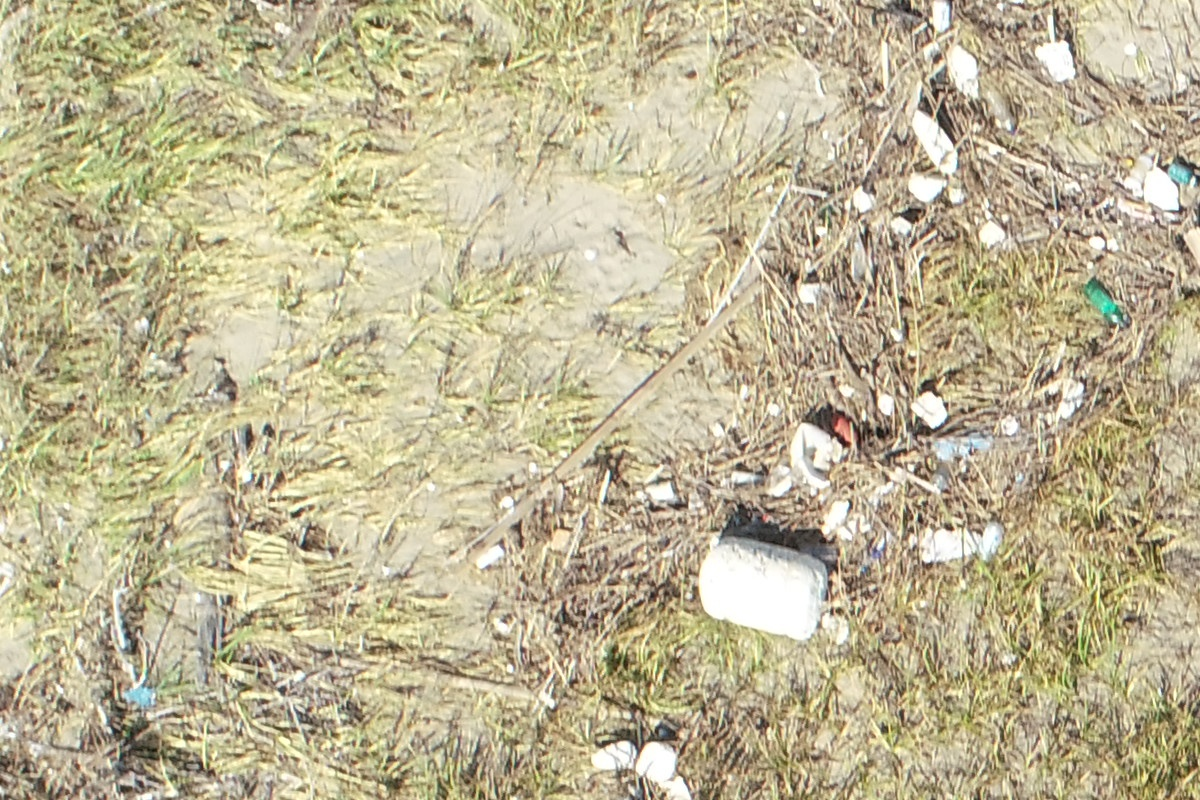
#> input picture ImageStitching2/input/CD_7702-7712/CD_7702.jpg, 1200 x 800 px; its folder holds 3 pictures in this run
$ python main.py
#> lines starting #> are read from the running program, lines starting #| are printed output that depends on the picture
### ImageStitching2/ImageStitcher.py
from pathlib import Path
from PIL import Image

import os, math, cv2, imutils, argparse
import numpy as np


"""
ImageStitcher
Initialized with path str of image folder
stitch() returns stitched single image
"""


class ImageStitcher:
    def __init__(self, input_path):
        self.input_dir = Path(input_path)
        self.output_path = "./output/"
        self.input_images = []

        self.__load_images()

    """ resize : 이미지의 크기가 1MB보다 작아질 떄까지 크기를 점점 줄여나감 """

    def __resize(self, image_path):
#> called with image_path = 'input/CD_7702-7712/CD_7702.jpg'
        image = cv2.imread(image_path)
#> image is the input picture: shape (800, 1200, 3); mean B, G, R 148, 181, 190.7
        width, height = image.shape[:2]
#> width = 800; height = 1200

        if height * width * 3 <= 2 ** 25:
            return image

        i = 2
        t_height, t_width = height, width
        while t_height * t_width * 3 > 2 ** 25:
            t_height = int(t_height / math.sqrt(i))
            t_width = int(t_width / math.sqrt(i))
            i += 1

        height, width = t_height, t_width
        image = Image.open(image_path)
        resized_image = image.resize((height, width))

        image_path = (
            image_path[: -1 * (len(image_path.split(".")[-1]) + 1)]
            + "_resized."
            + image_path.split(".")[-1]
        )

        resized_image.save(image_path)
        image = cv2.imread(image_path)
        os.system("del " + image_path.replace("/", "\\"))

        return image

    """ load_images : 입력 받은 폴더의 모든 파일들을 리사이즈 후 리스트에 로드 """

    def __load_images(self):
        print("🟦 Loading images...")
        for image_path in self.input_dir.rglob("*"):
            print(image_path)
            resized_image = self.__resize(str(image_path))
            self.input_images.append(resized_image)

    """ stitch : 이미지 스티칭 시도, 성공 여부(status)와 결과(stitched) 리턴 """

    def stitch(self):
        print("🟦 Stitching images...")
        stitcher = cv2.createStitcher(ㅓ) if imutils.is_cv3() else cv2.Stitcher_create()
        (status, stitched) = stitcher.stitch(self.input_images)
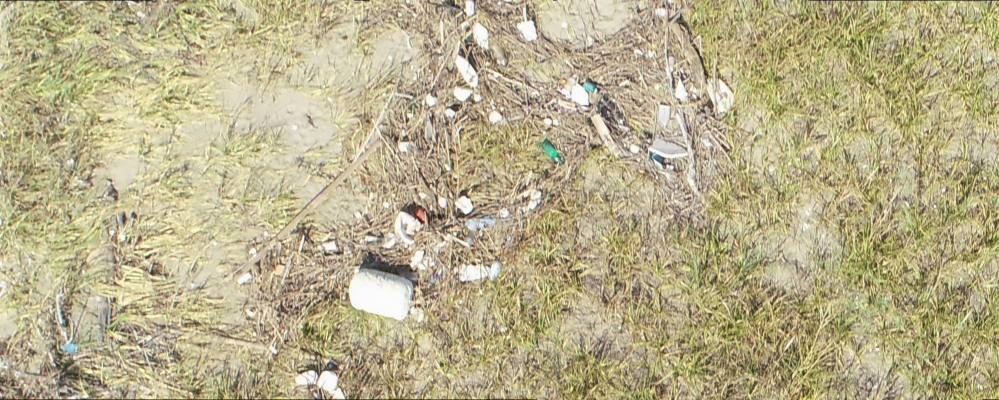
#> stitched: shape (800, 1997, 3) (shown at 1/2 size); mean of channels 0, 1, 2 138.7, 174.9, 184.4; drawn as B, G, R
#> status = 0

        if status == 0:  # Stitching Success
            # write the output stitched image to disk
            print(self.output_path + self.input_dir.name)
            cv2.imwrite(self.output_path + self.input_dir.name + ".jpg", stitched)

        else:  # Stitching Fail
            if status == cv2.STITCHER_ERR_NEED_MORE_IMGS:
                # 이미지를 연결 시키기에 match point가 부족해서 나오는 에러, 이미지를 더 추가해야 함
                print("❗ Stitching failed (1: STITCHER_ERR_NEED_MORE_IMGS)")
            elif status == cv2.STITCHER_ERR_HOMOGRAPHY_EST_FAIL:
                # 2D 이미지 변환을 하지 못하는 에러
                print("❗ Stitching failed (2: STITCHER_ERR_HOMOGRAPHY_EST_FAIL)")
            else:
                # 카메라 위치 에러, 카메라의 방향이 잘못돼서 나오는 에러, 입력 이미지들을 같은 방향으로 회전시키거나 새로운 이미지를 찍어야 함
                print(
                    "❗ Stitching failed (3: STITCHER_ERR_CAMERA_PARAMETERS_ADJUSTMENT_FAIL)"
                )

### ImageStitching2/main.py
from ImageStitcher import ImageStitcher
from LitterDetector import LitterDetector
from Evaluator import Evaluator
from pathlib import Path

""" Initialize folders """
INPUT_PATH = "./input"
STITCHED_PATH = "./stitched"
DETECT_RESULT_PATH = "./detection_result"
EVAL_PATH = "./eval"

input_dir = Path(INPUT_PATH)
stitched_dir = Path(STITCHED_PATH)
detect_result_dir = Path(DETECT_RESULT_PATH)
eval_dir = Path(EVAL_PATH)

Path(input_dir).mkdir(parents=True, exist_ok=True)
Path(stitched_dir).mkdir(parents=True, exist_ok=True)
Path(detect_result_dir).mkdir(parents=True, exist_ok=True)
Path(eval_dir).mkdir(parents=True, exist_ok=True)


""" Stitch! """
print([str(x) for x in input_dir.iterdir() if x.is_dir()])  # subdir of input_dir

[ImageStitcher(str(x)).stitch() for x in input_dir.iterdir() if x.is_dir()]
#> call 4 of __resize, with image_path = 'input/CD_77773-77780/CD_77773.jpg'
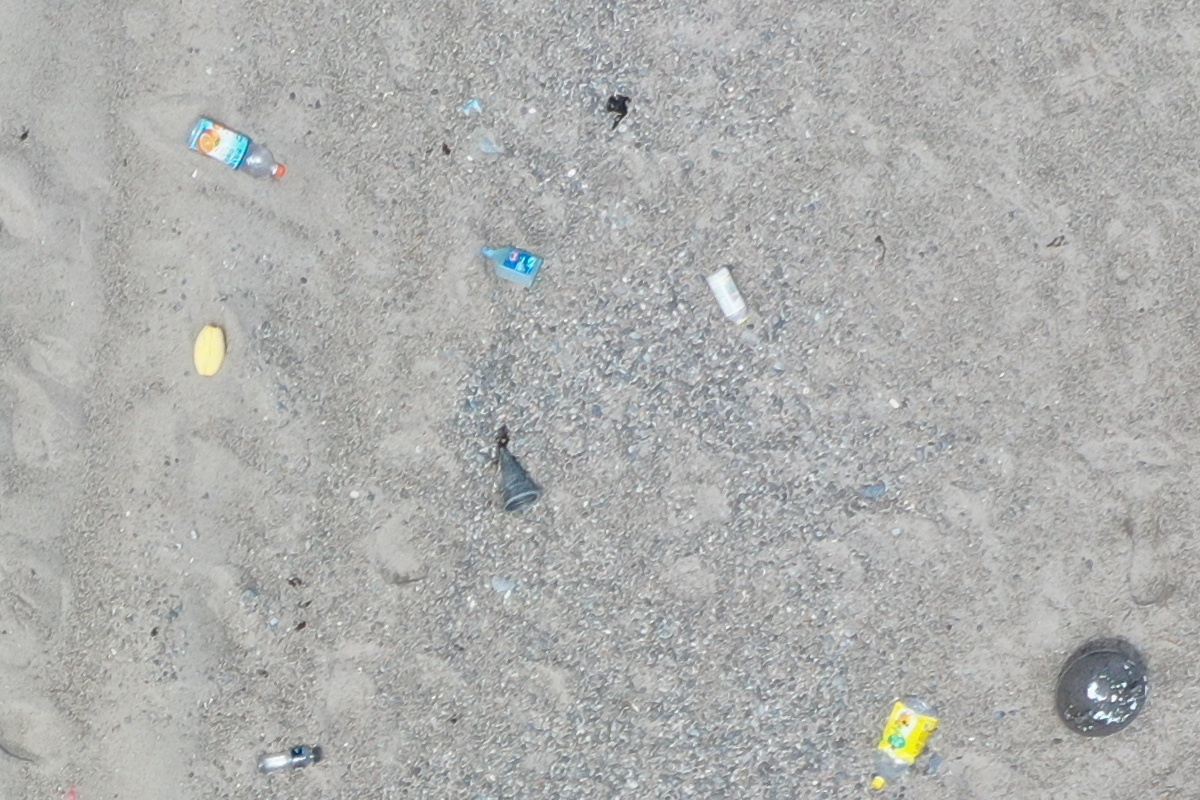
#> input picture ImageStitching2/input/CD_77773-77780/CD_77773.jpg, 1200 x 800 px
#> in __resize, image is the input picture: shape (800, 1200, 3); mean B, G, R 173.4, 175, 174


# """ Litter Detection """
[LitterDetector(str(x)).detect() for x in stitched_dir.glob("*.jpg")]

""" Evaluate Pollution Level """
for image, txt in zip(stitched_dir.glob("*.jpg"), detect_result_dir.glob("*.txt")):
    Evaluator(str(image), str(txt)).evaluate()
